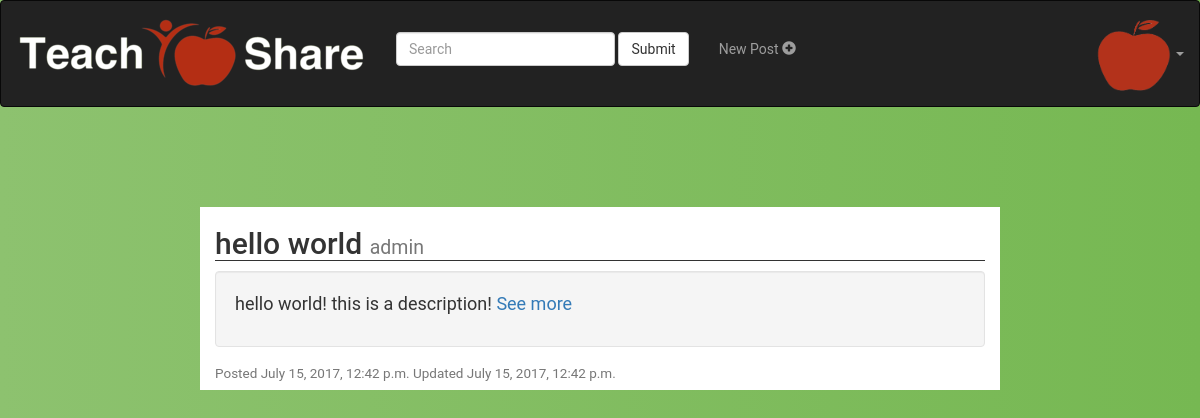
/account/dashboard/ (signed in), run on an earlier commit of the app's database.
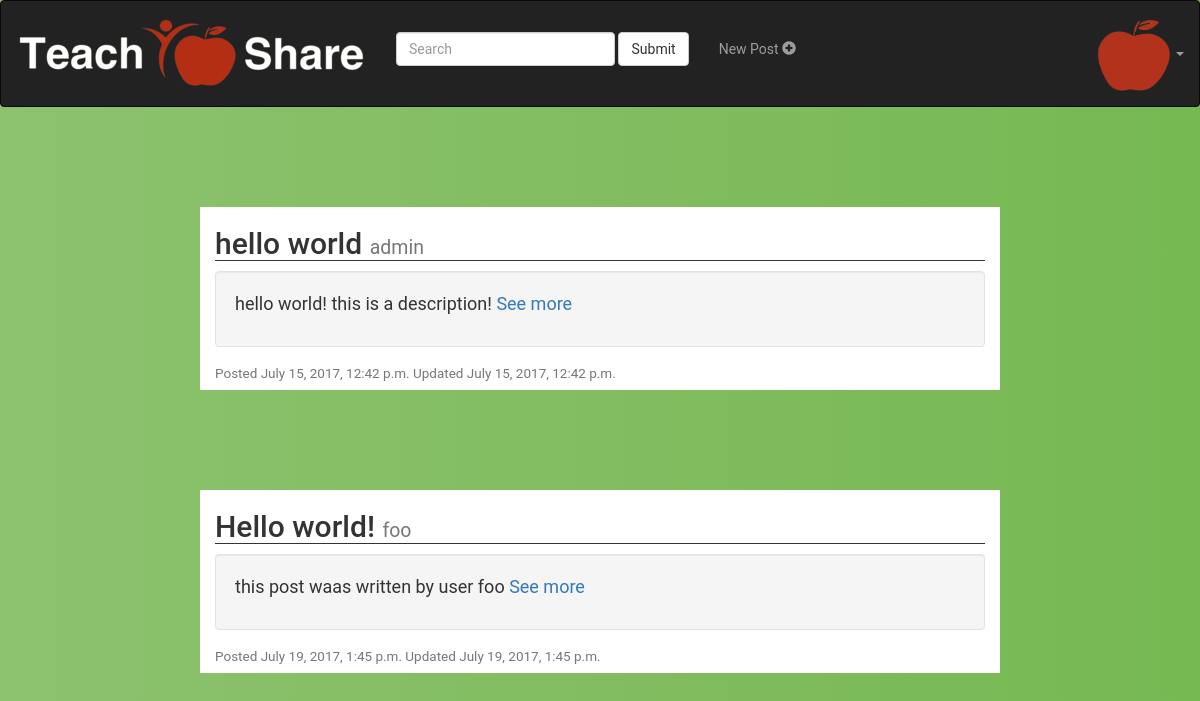
And on a later commit of the database.
### accounts/models.py (models this page shows)
class Post(models.Model):
	user = models.ForeignKey(settings.AUTH_USER_MODEL, default=1)
	title = models.CharField(max_length=100, default='')
	user = models.CharField(max_length=100, default='')
	content = models.TextField(default="")
	updated = models.DateTimeField(auto_now=True, auto_now_add=False)
	timestamp = models.DateTimeField(auto_now=False, auto_now_add= True)

### accounts/views.py (the view)
@login_required(login_url='/account/login')
def dashboard(request):
	return render(request, 'accounts/dashboard.html', {'posts' : Post.objects.all()})

### accounts/templates/accounts/dashboard.html (shortened to what this page needs)
<html lang="en">
<head>
{% load static %}
<link rel="stylesheet" href="https://maxcdn.bootstrapcdn.com/bootstrap/3.3.7/css/bootstrap.min.css">
<link rel="stylesheet" href={% static 'accounts/dashboard.css'%} type = "text/css">
</head>
<body>
{% block body %}
<nav class="navbar navbar-inverse ">
  <div class="container-fluid">
    <div class="navbar-header">
      <a class="navbar-brand" href="/account/dashboard">
        <img src="{% static "accounts/tslogo.png" %}" alt="TSLogo"/>
      </a>
    </div>
    <form class="navbar-form navbar-left nav-searchpad">
      <div class="form-group">
        <input type="text" class="form-control" placeholder="Search">
      </div>
      <button type="submit" class="btn btn-default">Submit</button>
    </form>
    <ul class="nav navbar-nav nav-navitems">
      <li><a href="/account/create/">
        <p>New Post <span class="glyphicon glyphicon-plus-sign"></span> </p>
        </a>
      </li>
    </ul>
    <ul class="nav navbar-nav navbar-right">
      <li class="dropdown">
        <a class="dropdown-toggle" data-toggle="dropdown" >
          <img src="{% static "accounts/applelogo.png" %}" alt="TSLogo"/>
        <span class="caret"></span></a>
      </li>
    </ul>
  </div>
</nav>
{% if posts %}
	{% for post in posts %}
		<div class="container">
			<h2>{{post.title}} <small>{{post.user}}</small></h2>
			<div class="well">
				<p>
					{{post.content}}
					<a href= '/account/detail/{{post.id}}'>See more</a>
				</p>
			</div>
			<h4><small>Posted {{post.timestamp}} Updated {{post.updated}}
			</small></h4>
		</div>
	{% endfor %}
{% endif %}
{% endblock %}
</body>

### accounts/static/accounts/dashboard.css (style rules this page uses)
body { background: #FCF4E3 ; background: -webkit-linear-gradient(right, #76b852, #8DC26F); background: -moz-linear-gradient(right, #76b852, #8DC26F); background: -o-linear-gradient(right, #76b852, #8DC26F); background: linear-gradient(to left, #76b852, #8DC26F); font-family: "Roboto", sans-serif; -webkit-font-smoothing: antialiased; -moz-osx-font-smoothing: grayscale; }
.navbar { min-height:100px !important; }
.nav-navitems { text-align: center; padding-top: 2%; }
.nav-searchpad { text-align: center; padding-top: 2%; }
.container { margin: 100px 200px; width: 800px; text-align: left; background-color: #ffffff; }
.container>h2 { border-style: solid; border-bottom-width: 1px; border-top-width: 0px; border-left-width: 0px; border-right-width: 0px; }
.well { margin-left: 0px; }
.well>p { font-size: 18px; }

What changed in the data, as far as the page shows it:
added Post: title "Hello world!", user "foo", content "this post waas written by user foo", timestamp "July 19, 2017, 1:45 p.m.", updated "July 19, 2017, 1:45 p.m."
